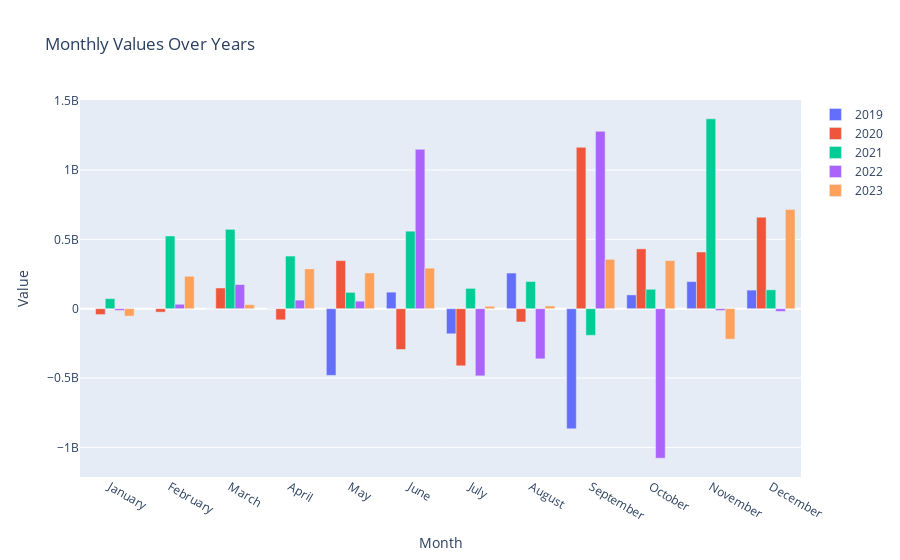

Notebook code for this chart:
### Code cell
from chart_generator import growth_over_time

fig = growth_over_time(
    category_df = dfs_dict['top_x_df'][dfs_dict['top_x_df'][category_column] == selected_category].copy(),
    date_column = date_column,
    chart_column = f'{selected_column} Movement ($)',
)
fig

### Figure 1 — Plotly figure (JSON) as saved in the notebook; plotly's stock layout.template omitted (floating-point values rounded to 4 significant figures)
{"data": [{"name": "2019", "type": "bar", "x": ["January", "February", "March", "April", "May", "June", "July", "August", "September", "October", "November", "December"], "y": [null, null, 0, -900000, -480800000, 119300000, -180900000, 256900000, -866400000, 99400000, 195400000, 133900000]}, {"name": "2020", "type": "bar", "x": ["January", "February", "March", "April", "May", "June", "July", "August", "September", "October", "November", "December"], "y": [-42600000, -24900000, 149400000, -80400000, 346800000, -294100000, -411800000, -95600000, 1163100000, 431600000, 408600000, 659700000]}, {"name": "2021", "type": "bar", "x": ["January", "February", "March", "April", "May", "June", "July", "August", "September", "October", "November", "December"], "y": [72400000, 524000000, 572100000, 379500000, 117800000, 558700000, 146400000, 196100000, -192000000, 140000000, 1368600000, 136000000]}, {"name": "2022", "type": "bar", "x": ["January", "February", "March", "April", "May", "June", "July", "August", "September", "October", "November", "December"], "y": [-12900000, 31900000, 173900000, 61800000, 54400000, 1148900000, -484300000, -361600000, 1279100000, -1077500000, -13300000, -19900000]}, {"name": "2023", "type": "bar", "x": ["January", "February", "March", "April", "May", "June", "July", "August", "September", "October", "November", "December"], "y": [-53300000, 233600000, 28800000, 286800000, 257500000, 292300000, 17400000, 19700000, 355800000, 346500000, -219300000, 714200000]}], "layout": {"barmode": "group", "title": {"text": "Monthly Values Over Years"}, "xaxis": {"categoryarray": ["January", "February", "March", "April", "May", "June", "July", "August", "September", "October", "November", "December"], "categoryorder": "array", "title": {"text": "Month"}}, "yaxis": {"title": {"text": "Value"}}}}
